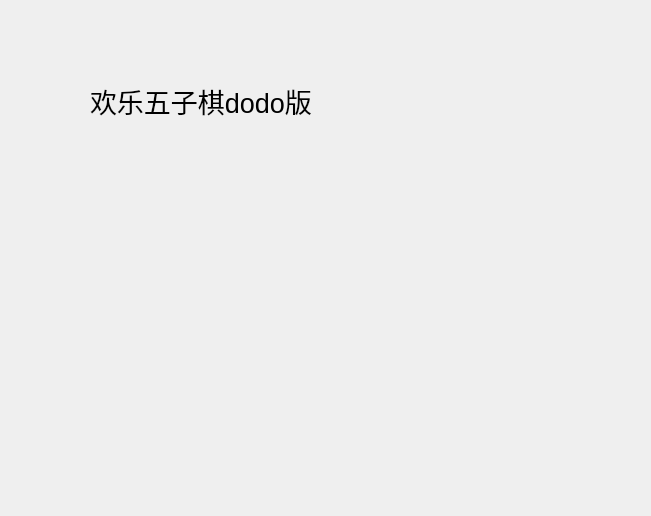
<?xml version="1.0" encoding="UTF-8"?>
<ui version="4.0">
 <class>menu</class>
 <widget class="QDialog" name="menu">
  <property name="geometry">
   <rect>
    <x>0</x>
    <y>0</y>
    <width>651</width>
    <height>516</height>
   </rect>
  </property>
  <property name="windowTitle">
   <string>Dialog</string>
  </property>
  <widget class="QLabel" name="label">
   <property name="geometry">
    <rect>
     <x>90</x>
     <y>50</y>
     <width>381</width>
     <height>101</height>
    </rect>
   </property>
   <property name="font">
    <font>
     <pointsize>20</pointsize>
    </font>
   </property>
   <property name="text">
    <string>欢乐五子棋dodo版</string>
   </property>
  </widget>
  <widget class="QLabel" name="label_2">
   <property name="geometry">
    <rect>
     <x>-110</x>
     <y>310</y>
     <width>711</width>
     <height>191</height>
    </rect>
   </property>
   <property name="styleSheet">
    <string notr="true">image: url(:/C:/Users/douyiming/Desktop/微信图片_20200730100901.jepg.png);</string>
   </property>
   <property name="text">
    <string/>
   </property>
  </widget>
 </widget>
 <resources/>
 <connections/>
</ui>
